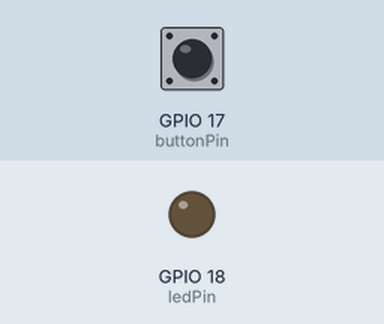
This program was run on a simulated Raspberry Pi (BCM pin numbers). Parts: output pins drawn as LEDs (lit = HIGH). Inputs (shaded band) come from the test bench; at power-on: GPIO 17 (buttonPin) LOW.

Above: at 1.2 s.
1.3 s: GPIO 17 (buttonPin) pulled HIGH for 0.15 s
At 2.5 s:
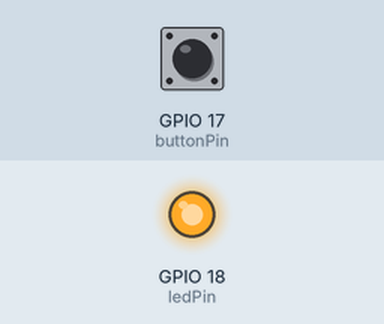
Timing chart, 0 to 8.9 s (numbered marks = the images above; inputs shaded):
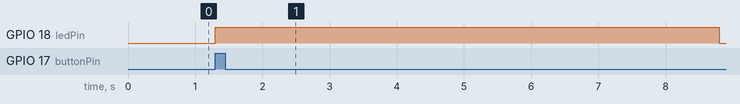

The program:

5.2_ex4.py
```python
#!/usr/bin/env python3
import RPi.GPIO as GPIO
import time
GPIO.setmode(GPIO.BCM)
ledPin = 18
buttonPin = 17
GPIO.setmode(GPIO.BCM)
GPIO.setup(ledPin, GPIO.OUT)
GPIO.setup(buttonPin, GPIO.IN)


def S():
    for i in range(3):
        GPIO.output(ledPin, GPIO.HIGH)
        time.sleep(0.5)
        GPIO.output(ledPin, GPIO.LOW)


def O():
    for i in range(3):
        GPIO.output(ledPin, GPIO.HIGH)
        time.sleep(1.5)
        GPIO.output(ledPin, GPIO.LOW)


try:
    while True:
        if GPIO.input(buttonPin) == GPIO.HIGH:
            S()
            O()
            S()
except KeyboardInterrupt:
    GPIO.cleanup()
    print("\nProgram Exited")
    exit(0)
```

Measured:
- after the input at 1.3 s, GPIO 18 (ledPin): LOW → HIGH at once, → LOW 7.5 s later
